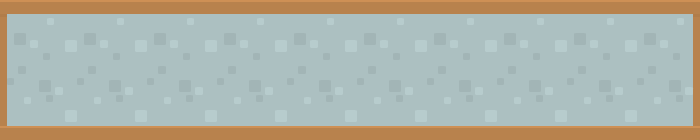

Tiled map render using the project's own tile images. Description and the whole map definition, tile-layer contents included, below:
An orthogonal 10x2 tile map with 70x70 px tiles, 1 tile layer (Capa de Patrones 1).

<map version="1.2" tiledversion="1.2.0" orientation="orthogonal" renderorder="right-down" width="10" height="2" tilewidth="70" tileheight="70" infinite="0" nextlayerid="2" nextobjectid="1">
 <tileset firstgid="1" source="../../Tiles/Tilesheet 1.tsx" />
 <layer id="1" name="Capa de Patrones 1" width="10" height="2">
  <data encoding="csv">
131,132,132,132,132,132,132,132,132,133,
179,180,180,180,180,180,180,180,180,181
</data>
 </layer>
</map>
